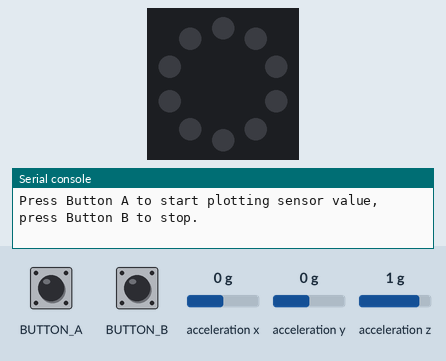
The program below on a simulated Circuit Playground running CircuitPython. On the bench: the board's ring of 10 RGB LEDs (number 0 left of the top, counting anticlockwise), the last lines printed to the serial console. Inputs (shaded band) come from the test bench; at power-on: acceleration x 0 g, acceleration y 0 g, acceleration z 1 g. Dim RGB values are drawn brighter than linear.

Above: at 1.2 s.
1.3 s: button A pressed for 0.15 s
At 1.36 s:
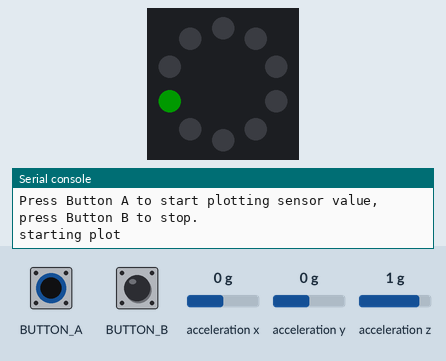
2.9 s: button B pressed for 1 s
At 3.27 s:
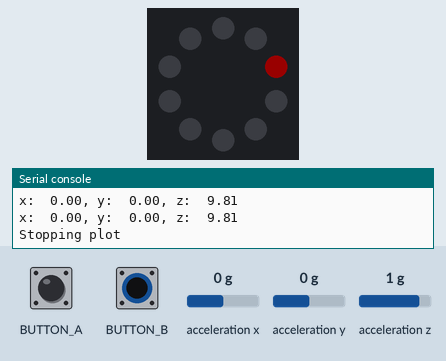
Timing chart, 0 to 5.9 s (numbered marks = the images above; inputs shaded):
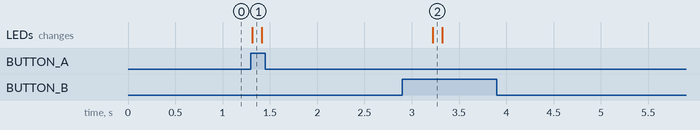

Measured:
- after the input at 1.3 s, the LEDs: change at once (image 1)
- after the input at 2.9 s, the LEDs: change after 0.32 s (image 2)

The program:

accelerometer_plot.py
```python
# plotting wtih the Accelerometer
# https://youtu.be/1sfp30BfbUQ?si=vP18USM3NAN7ZkMO

import board, neopixel, busio, adafruit_lis3dh, digitalio, analogio
from time import sleep
from adafruit_led_animation.color import BLACK, GREEN, RED
from adafruit_debouncer import Button

i2c = busio.I2C(board.ACCELEROMETER_SCL, board.ACCELEROMETER_SDA)
accelerometer = adafruit_lis3dh.LIS3DH_I2C(i2c, address=0x19)

# set range
accelerometer.range = adafruit_lis3dh.RANGE_2_G

PIXEL_COUNT = 10
pixels = neopixel.NeoPixel(board.NEOPIXEL, PIXEL_COUNT)
pixels.brightness = 0.1
pixels.fill(BLACK)

# light_sensor = analogio.AnalogIn(board.LIGHT)


button_A_pin = digitalio.DigitalInOut(board.BUTTON_A)
button_A_pin.switch_to_input(pull=digitalio.Pull.DOWN)
button_A = Button(button_A_pin, value_when_pressed=True)

button_B_pin = digitalio.DigitalInOut(board.BUTTON_B)
button_B_pin.switch_to_input(pull=digitalio.Pull.DOWN)
button_B = Button(button_B_pin, value_when_pressed=True)

run_plot = False

BLINK_DELAY_TIME = 0.1
LOOP_DELAY_TIME = 0.2

def blink(p_index, color, delay):
    pixels[p_index] = color
    sleep(delay)
    pixels[p_index] = BLACK


def vmap(value: int, in_min: int, in_max: int, out_min: int, out_max: int) -> int:
    in_delta = in_max - in_min
    out_delta = out_max - out_min
    return int(value * out_delta / in_delta)


print("Press Button A to start plotting sensor value, press Button B to stop.")
while True:
    button_A.update()
    button_B.update()

    if button_B.pressed:
        run_plot = False
        print("Stopping plot")
        blink(7, RED, BLINK_DELAY_TIME)
    elif button_A.pressed:
        run_plot = True
        print("starting plot")
        blink (2, GREEN, BLINK_DELAY_TIME)

    if run_plot:
        # bar_height = vmap(light_sensor.value, 500, 65536, 0, 99)
        # print(' ' * bar_height + f'* ({bar_height})')

        x, y, z = accelerometer.acceleration
        # print((x, y, z)) # for plotting with Mu Editor
        print(f"x:{x:6.2f}, y:{y:6.2f}, z:{z:6.2f}")
        sleep(LOOP_DELAY_TIME)
```
